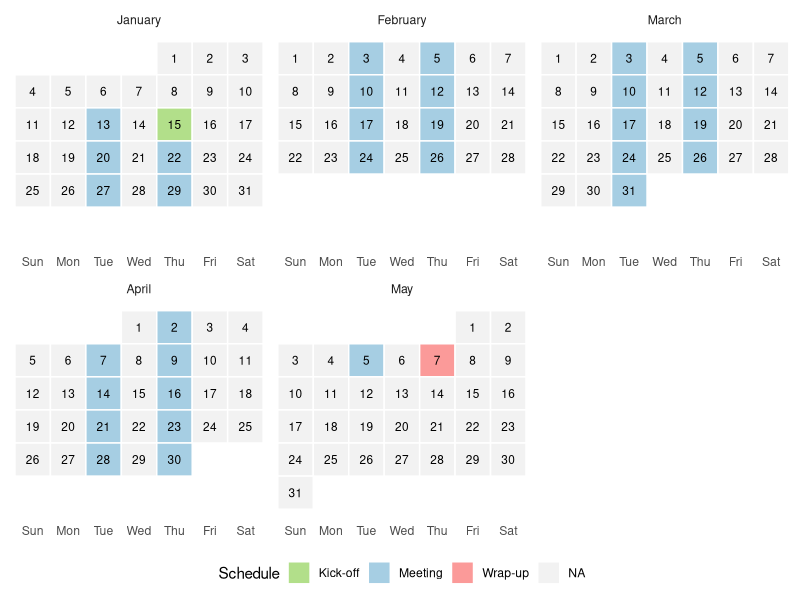

This figure's R source:
## ---- chunk 1
#| echo: false
#| message: false
#| warning: false
#| fig.width: 10
#| fig.height: 8

library(ggplot2)
library(dplyr)
library(lubridate)

# Generate Dates
start_date <- as.Date("2026-01-01")
end_date <- as.Date("2026-05-31")
dates <- seq(start_date, end_date, by = "day")

# Identify Meeting Dates (Tuesdays and Thursday between Jan 13 and May 7)
meeting_start <- as.Date("2026-01-13")
meeting_end <- as.Date("2026-05-07")
is_meeting_range <- dates >= meeting_start & dates <= meeting_end
is_tue_thu <- wday(dates) %in% c(3, 5) # 3=Tue, 5=Thu
meeting_dates <- dates[is_meeting_range & is_tue_thu]

# Create Calendar Data Frame
cal_data <- data.frame(Date = dates) %>%
  mutate(
    Month = factor(format(Date, "%B"), levels = month.name),
    Day = day(Date),
    Wday = wday(Date, label = TRUE, abbr = TRUE),
    WeekOfYear = isoweek(Date),
    Year = year(Date)
  )

# Let's use a simpler "week index" for plotting y-axis
cal_data <- cal_data %>%
  group_by(Month) %>%
  mutate(WeekIndex = as.numeric(format(Date, "%U"))) %>%
  mutate(WeekIndex = WeekIndex - min(WeekIndex))

# Add Event Types
cal_data$Event <- NA
cal_data$Event[cal_data$Date %in% meeting_dates] <- "Meeting"
cal_data$Event[cal_data$Date == as.Date("2026-01-15")] <- "Kick-off"
cal_data$Event[cal_data$Date == as.Date("2026-05-07")] <- "Wrap-up"

# Plot
ggplot(cal_data %>% filter(Month %in% month.name[1:5]), aes(x = Wday, y = -WeekIndex, fill = Event)) +
  geom_tile(color = "white", size = 0.5) +
  geom_text(aes(label = Day), size = 3) +
  facet_wrap(~Month, ncol = 3, scales = "free_x") + # Free x not needed but keeps it clean
  scale_fill_manual(values = c("Meeting" = "#a6cee3", "Kick-off" = "#b2df8a", "Wrap-up" = "#fb9a99"), 
                    na.value = "grey95", 
                    name = "Schedule") +
  theme_minimal() +
  theme(
    axis.title = element_blank(),
    axis.text.y = element_blank(),
    axis.ticks = element_blank(),
    panel.grid = element_blank(),
    legend.position = "bottom"
  )
